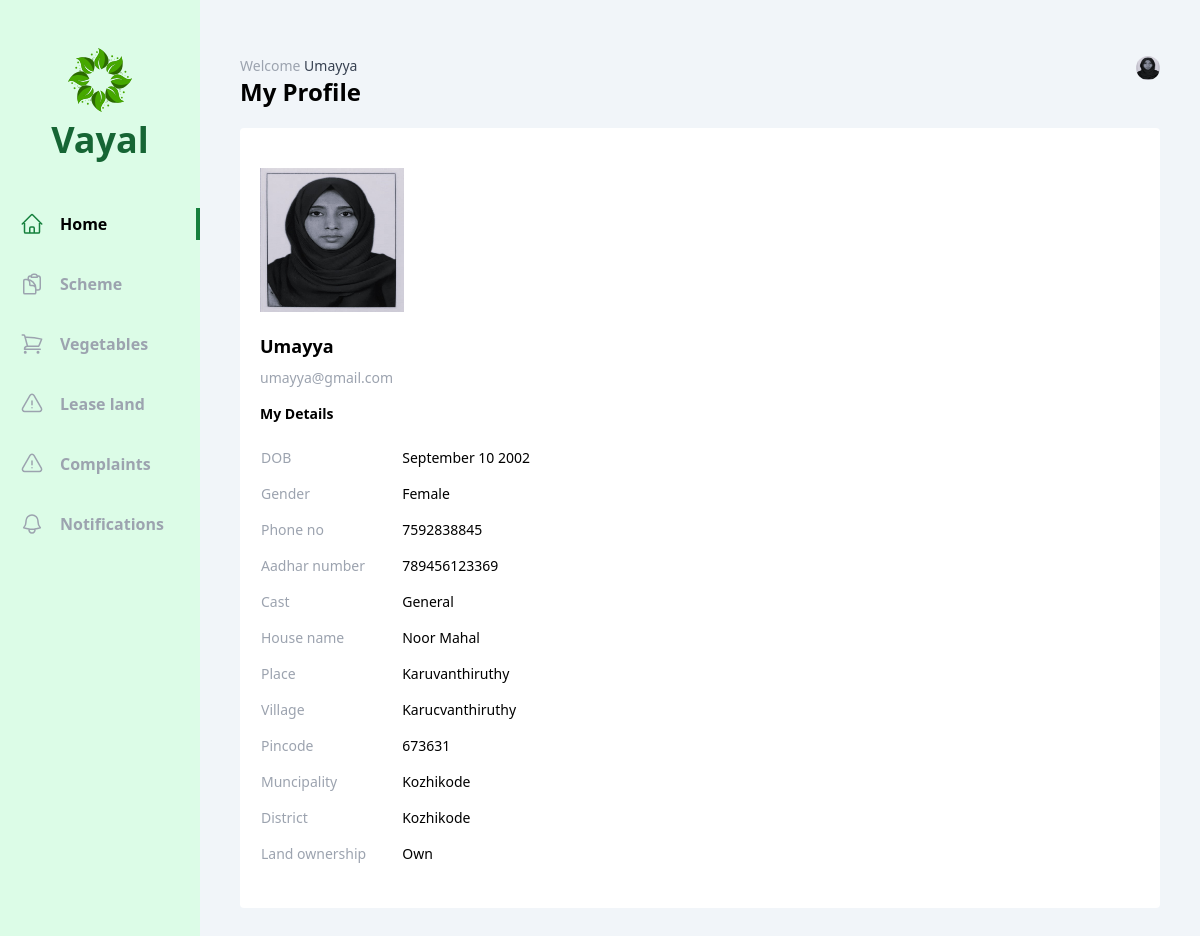
Page /user/home/ (signed in) on the earlier database version.
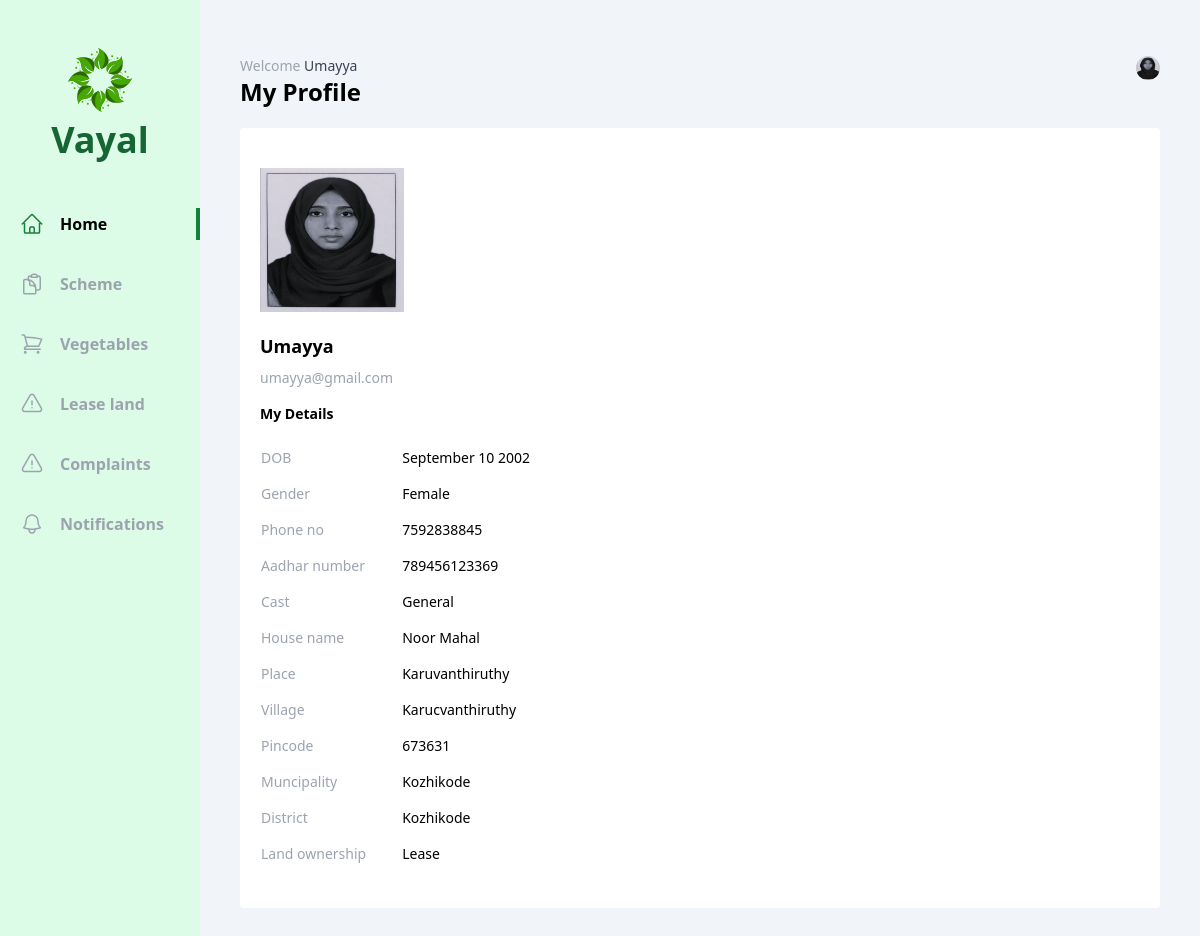
Same page on the later database version.
### vayal_user/models.py (models this page shows, shortened)
class Vayal_User(models.Model):
    account = models.OneToOneField(User, on_delete=models.CASCADE)
    name=models.CharField(max_length=225)
    dob=models.DateField()
    gender= models.CharField(max_length=20, choices=gender)
    phone_number = models.CharField(max_length=10)
    aadhar_number= models.CharField(max_length=12)
    cast=models.CharField(max_length=20, choices=cast)
    house_name=models.CharField(max_length=225)
    place=models.CharField(max_length=225)
    village=models.CharField(max_length=225)
    pincode = models.CharField(max_length=6)
    muncipality=models.CharField(max_length=225,default="Kozhikode")
    district=models.CharField(max_length=225,default="Kozhikode")
    land_ownership=models.CharField(max_length=20, choices=land)
    photo=models.ImageField(upload_to='photos/')
    vegetable_permission_applied=models.CharField(max_length=225,default="False")
    vegetable_permission=models.CharField(max_length=225, choices=vegetable_permission_status,default="Pending")

### vayal_user/views/home.py (the view)
# urls.py: path('home/',home.index,name='home'),
def index(request):
    vayal_user = Vayal_User.objects.get(account=request.user)
    return render(request, 'vayal_user/home/index.html',{'vayal_user': vayal_user})

### vayal_user/templates/vayal_user/home/index.html (shortened to what the changed rows need)
 {% extends 'base.html' %}
{% block content %}
<div class="flex w-screen bg-slate-100">
  <div class="w-2/12 h-screen bg-green-100 flex flex-col items-center ">
      <div class="my-12 flex flex-col gap-2 justify-center items-center">
          <h1 class="text-4xl font-bold text-green-800 ">Vayal</h1>
      </div>
    </div>
      <div class="w-10/12 h-screen overflow-y-auto px-10 py-14">
        <div class="flex justify-between mb-5">
            <div class="flex flex-col">
                <h1 class="text-2xl font-bold">My Profile</h1>
            </div>
            <div class="relative">
                <img id="profile" src="/uploads/{{vayal_user.photo}}" class="h-6 w-6 rounded-full cursor-pointer" alt="">
            </div>
        </div>
  <div class="bg-white rounded p-5">
    <img class="  h-36 w-36  my-5" src="/uploads/{{vayal_user.photo}}" alt="">
    <div class="flex flex-col gap-2 my-4">
        <h1 class="text-lg font-bold">{{ vayal_user.name }}</h1>
        <span class="text-sm text-gray-400">{{ vayal_user.account.email }}</span>
    </div>
    <div class="flex gap-2 items-center my-4">
        <span class="text-sm font-bold">My Details</span>
    </div>
    <table class="table-auto text-sm text-left mb-4">
        <tr>
            <th scope="col" class="text-gray-400 font-medium pr-3 py-2">DOB</th>
            <td scope="col" class="px-6 py-2">{{  vayal_user.dob | date:"F d Y" }}</td>
        </tr>
        <tr>
            <th scope="col" class="text-gray-400 font-medium pr-3 py-2">Gender</th>
            <td scope="col" class="px-6 py-2">{{  vayal_user.gender }}</td>
        </tr>
        <tr>
            <th scope="col" class="text-gray-400 font-medium pr-3 py-2">Phone no</th>
            <td scope="col" class="px-6 py-2">{{  vayal_user.phone_number }}</td>
        </tr>
        <tr>
            <th scope="col" class="text-gray-400 font-medium pr-3 py-2">Aadhar number</th>
            <td scope="col" class="px-6 py-2">{{ vayal_user.aadhar_number }}</td>
        </tr>
        <tr>
            <th scope="col" class="text-gray-400 font-medium pr-3 py-2">Cast</th>
            <td scope="col" class="px-6 py-2">{{ vayal_user.cast }}</td>
        </tr>
        <tr>
            <th scope="col" class="text-gray-400 font-medium pr-3 py-2">House name</th>
            <td scope="col" class="px-6 py-2">{{ vayal_user.house_name }}</td>
        </tr>
        <tr>
            <th scope="col" class="text-gray-400 font-medium pr-3 py-2">Place</th>
            <td scope="col" class="px-6 py-2">{{ vayal_user.place }}</td>
        </tr>
        <tr>
            <th scope="col" class="text-gray-400 font-medium pr-3 py-2">Village</th>
            <td scope="col" class="px-6 py-2">{{ vayal_user.village }}</td>
        </tr>
        <tr>
            <th scope="col" class="text-gray-400 font-medium pr-3 py-2">Pincode</th>
            <td scope="col" class="px-6 py-2">{{ vayal_user.pincode }}</td>
        </tr>
        <tr>
            <th scope="col" class="text-gray-400 font-medium pr-3 py-2">Muncipality</th>
            <td scope="col" class="px-6 py-2">{{ vayal_user.muncipality}}</td>
        </tr>
        <tr>
            <th scope="col" class="text-gray-400 font-medium pr-3 py-2">District</th>
            <td scope="col" class="px-6 py-2">{{ vayal_user.district }}</td>
        </tr>
        <tr>
            <th scope="col" class="text-gray-400 font-medium pr-3 py-2">Land ownership</th>
            <td scope="col" class="px-6 py-2">{{ vayal_user.land_ownership }}</td>
        </tr>
    </table>
</div>
</div>
</div>
{% endblock content %}

Differences in the rows shown:
changed Vayal_User "Umayya": land_ownership "Own" → "Lease"
